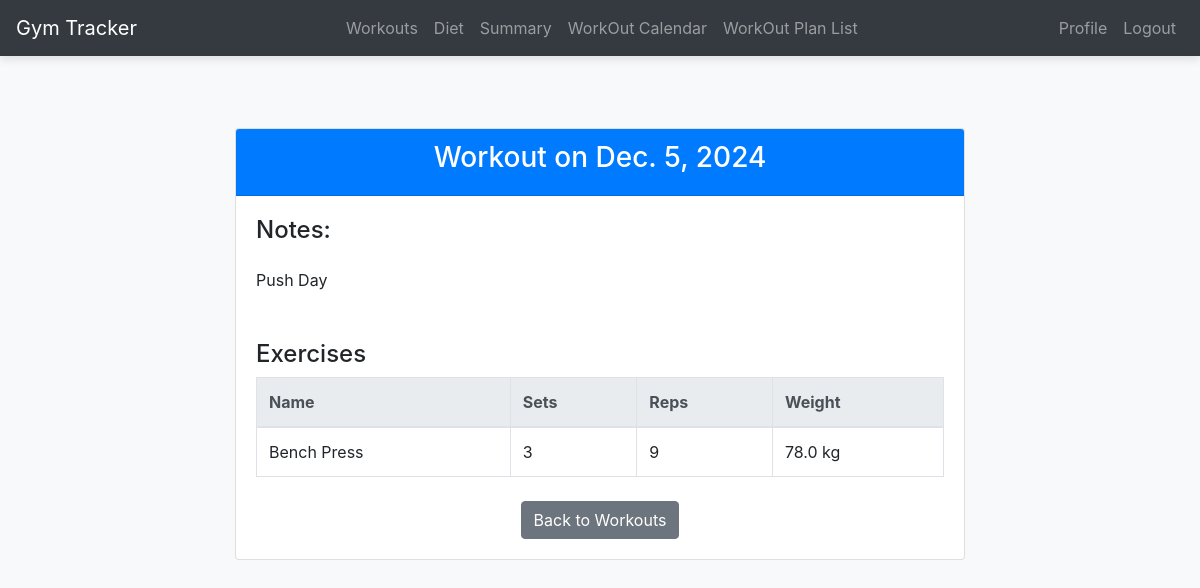
Page /workouts/2/ (signed in) on the committed database.
### workout_tracking/models.py (models this page shows, shortened)
class WorkoutSession(models.Model):
    user = models.ForeignKey(User, on_delete=models.CASCADE, related_name='workout_sessions')
    date = models.DateField()
    notes = models.TextField(blank=True, null=True)

class Exercise(models.Model):
    workout_session = models.ForeignKey(WorkoutSession, on_delete=models.CASCADE, related_name='exercises')
    name = models.CharField(max_length=100)
    sets = models.IntegerField()
    reps = models.IntegerField()
    weight = models.FloatField(help_text="Weight in kg or lbs")

### workout_tracking/views.py (the view)
# urls.py: path('<int:pk>/', views.workout_detail, name='workout_detail'),
@login_required
def workout_detail(request, pk):
    workout = get_object_or_404(WorkoutSession, pk=pk, user=request.user)
    exercises = workout.exercises.all()
    return render(request, 'workout_tracking/workout_detail.html', {'workout': workout, 'exercises': exercises})

### templates/workout_tracking/workout_detail.html
{% extends 'base.html' %}
{% block content %}
<div class="row justify-content-center">
    <div class="col-md-8">
        <div class="card mt-5">
            <div class="card-header bg-primary text-white text-center">
                <h3>Workout on {{ workout.date }}</h3>
            </div>
            <div class="card-body">
                <h4 class="mb-4">Notes:</h4>
                <p>{{ workout.notes }}</p>
                <h4 class="mt-5">Exercises</h4>
                <table class="table table-bordered">
                    <thead class="thead-light">
                        <tr>
                            <th>Name</th>
                            <th>Sets</th>
                            <th>Reps</th>
                            <th>Weight</th>
                        </tr>
                    </thead>
                    <tbody>
                        {% for exercise in exercises %}
                        <tr>
                            <td>{{ exercise.name }}</td>
                            <td>{{ exercise.sets }}</td>
                            <td>{{ exercise.reps }}</td>
                            <td>{{ exercise.weight }} kg</td>
                        </tr>
                        {% endfor %}
                    </tbody>
                </table>
                <div class="mt-4 text-center">
                    <a class="btn btn-secondary" href="{% url 'workout_list' %}">Back to Workouts</a>
                </div>
            </div>
        </div>
    </div>
</div>
{% endblock %}

### static/css/styles.css (style rules this page uses)
body { background-color: #f8f9fa; }

### rows in the picture
WorkoutSession: date "Dec. 5, 2024", notes "Push Day"
Exercise: name "Bench Press", sets "3", reps "9", weight "78.0"
